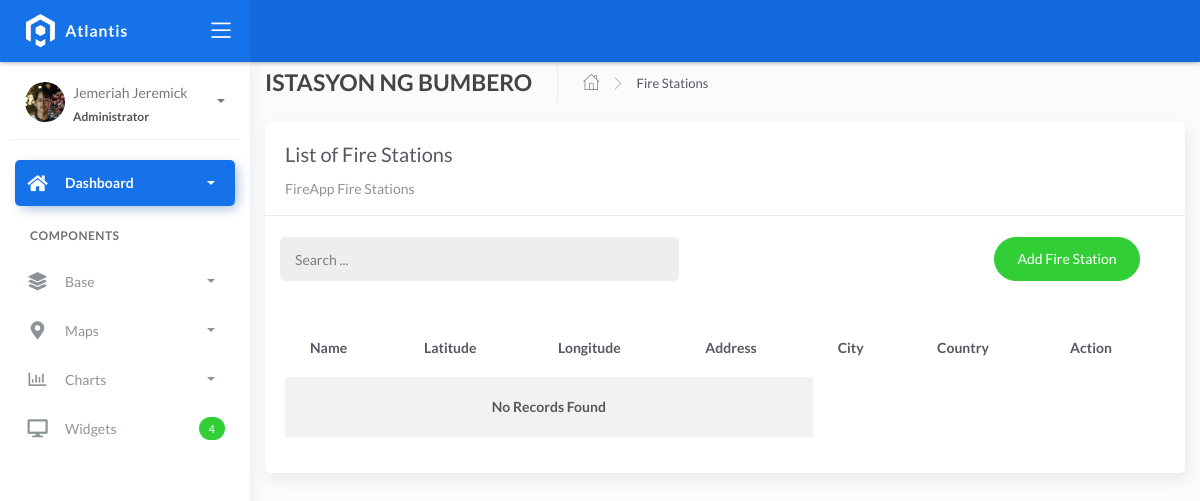
The app's page /firestationlist, older data.
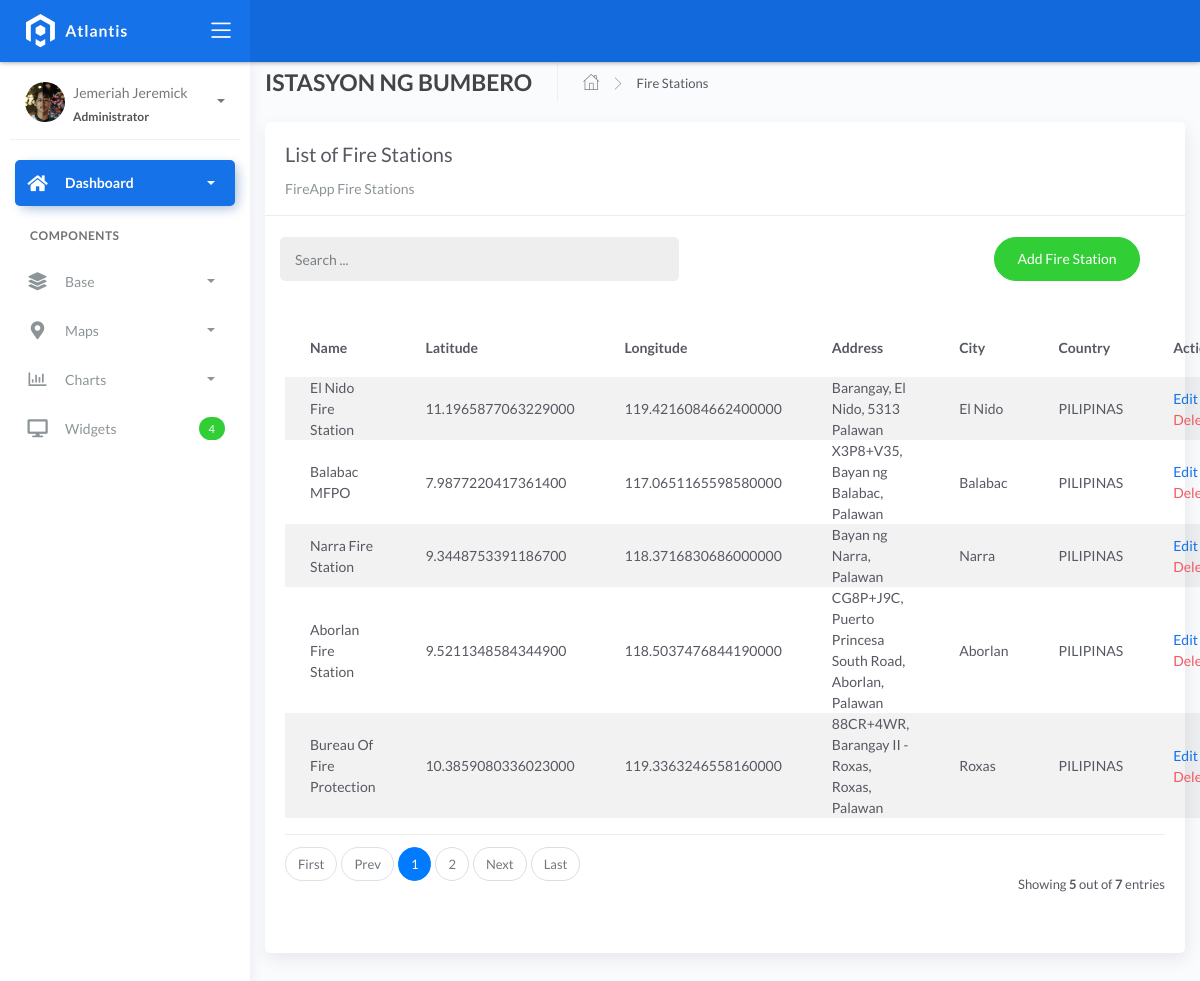
The same page, newer data.
### fire/models.py (models this page shows, shortened)
class BaseModel(models.Model):
    created_at = models.DateTimeField(auto_now_add=True, db_index=True)
    updated_at = models.DateTimeField(auto_now=True)
    class Meta:
        abstract = True

class FireStation(BaseModel):
    name = models.CharField(max_length=150)
    latitude = models.DecimalField(
        max_digits=22, decimal_places=16, null=True, blank=True)
    longitude = models.DecimalField(
        max_digits=22, decimal_places=16, null=True, blank=True)
    address = models.CharField(max_length=150)
    city = models.CharField(max_length=150)
    country = models.CharField(max_length=150)

### fire/views.py (the view)
# urls.py: path('firestationlist', FireStationList.as_view(), name='firestation-list'),
class FireStationList(ListView):
    model = FireStation
    context_object_name = 'firestation'
    template_name = "FireStationlist.html"
    paginate_by = 5
    def get_queryset(self, *args, **kwargs):
        qs = super(FireStationList, self).get_queryset(*args, **kwargs)
        if self.request.GET.get("q") != None:
            query = self.request.GET.get('q')
            qs = qs.filter(Q(name__icontains=query) |
            Q(city__icontains=query) | Q(country__icontains=query))
        return qs

### templates/FireStationList.html (shortened to what this page needs)
{% extends 'base.html' %} {% load static %} {% block content %}
<div class="content">
  <div class="container-fluid">
    <div class="page-header">
      <h4 class="page-title">ISTASYON NG BUMBERO</h4>
      <ul class="breadcrumbs">
        <li class="nav-home">
          <a href="{% url 'home' %}">
            <i class="flaticon-home"></i>
          </a>
        </li>
        <li class="separator">
          <i class="flaticon-right-arrow"></i>
        </li>
        <li class="nav-item">
          <a href="#">Fire Stations</a>
        </li>
      </ul>
    </div>
    <div class="row">
      <div class="col-md-12">
        <div class="card">
          <div class="card-header">
            <div class="card-title">List of Fire Stations</div>
            <div class="card-category">FireApp Fire Stations</div>
          </div>
          <br />
          <div class="col-md-12 row">
            <div class="col-md-6">
              <form
                action=""
                class="navbar-left navbar-form nav-search mr-md-3"
                action="{% url 'firestation-list' %}"
              >
                <div class="input-group">
                  <input
                    type="text"
                    placeholder="Search ..."
                    class="form-control"
                    name="q"
                  />
                  <div class="input-group-append">
                    <span class="input-group-text">
                    </span>
                  </div>
                </div>
              </form>
            </div>
            <div class="col-md-6">
              <div class="pull-right">
                <a
                  href="{% url 'firestation-add' %}"
                  class="btn btn-success btn-rounded"
                  >Add Fire Station</a
                >
              </div>
            </div>
          </div>
          <div class="card-body">
            <table class="table table-striped mt-3">
              <thead>
                <tr>
                  <th scope="col">Name</th>
                  <th scope="col">Latitude</th>
                  <th scope="col">Longitude</th>
                  <th scope="col">Address</th>
                  <th scope="col">City</th>
                  <th scope="col">Country</th>
                  <th scope="col">Action</th>
                </tr>
              </thead>
              <tbody>
                {% for object in object_list %}
                <tr>
                  <td>{{ object.name }}</td>
                  <td>{{ object.latitude }}</td>
                  <td>{{ object.longitude }}</td>
                  <td>{{ object.address }}</td>
                  <td>{{ object.city }}</td>
                  <td>{{ object.country }}</td>
                  <td>
                    <a href="firestationlist/{{ object.id }}">Edit</a>
                    <a
                      href="firestationlist/{{ object.id }}/delete"
                      class="text-danger"
                      >Delete</a
                    >
                  </td>
                </tr>
                {% empty %}
                <tr>
                  <td colspan="4" style="text-align: center">
                    <p class="text-sm font-weight-bold mb-0">
                      No Records Found
                    </p>
                  </td>
                </tr>
                {% endfor %}
              </tbody>
            </table>
            {% include 'includes/pagination.html' %}
          </div>
        </div>
      </div>
    </div>
  </div>
</div>
{% endblock %}

### templates/base.html (shortened to what this page needs)
{% load static %}
<!DOCTYPE html>
<html lang="en">
  <head>
    <link rel="stylesheet" href="{% static 'css/bootstrap.min.css' %}" />
    <link rel="stylesheet" href="{% static 'css/atlantis.min.css' %}" />
    <link rel="stylesheet" href="{% static 'css/demo.css' %}" />
  </head>
  <body>
    <div class="wrapper">
      <div class="main-header">
        <div class="logo-header" data-background-color="blue">
          <a href="{% url 'home' %}" class="logo">
            <img src="{% static 'img/logo.svg' %}" alt="navbar brand" class="navbar-brand" />
          </a>
          <div class="nav-toggle">
            <button class="btn btn-toggle toggle-sidebar">
              <i class="icon-menu"></i>
            </button>
          </div>
        </div>
        <nav class="navbar navbar-header navbar-expand-lg" data-background-color="blue2">
        </nav>
      </div>
      <div class="sidebar sidebar-style-2">
        <div class="sidebar-wrapper scrollbar scrollbar-inner">
          <div class="sidebar-content">
            <div class="user">
              <div class="avatar-sm float-left mr-2">
                <img src="{% static 'img/Admin.png' %}" alt="..." class="avatar-img rounded-circle" />
              </div>
              <div class="info">
                <a data-toggle="collapse" href="#collapseExample" aria-expanded="true">
                  <span>
                    Jemeriah Jeremick
                    <span class="user-level">Administrator</span>
                    <span class="caret"></span>
                  </span>
                </a>
              </div>
            </div>
            <ul class="nav nav-primary">
              <li class="nav-item active">
                <a data-toggle="collapse" href="#dashboard" class="collapsed" aria-expanded="false">
                  <i class="fas fa-home"></i>
                  <p>Dashboard</p>
                  <span class="caret"></span>
                </a>
              </li>
              <li class="nav-section">
                <h4 class="text-section">Components</h4>
              </li>
              <li class="nav-item">
                <a data-toggle="collapse" href="#base">
                  <i class="fas fa-layer-group"></i>
                  <p>Base</p>
                  <span class="caret"></span>
                </a>
              </li>
              <li class="nav-item">
                <a data-toggle="collapse" href="#maps">
                  <i class="fas fa-map-marker-alt"></i>
                  <p>Maps</p>
                  <span class="caret"></span>
                </a>
              </li>
              <li class="nav-item">
                <a data-toggle="collapse" href="#charts">
                  <i class="far fa-chart-bar"></i>
                  <p>Charts</p>
                  <span class="caret"></span>
                </a>
              </li>
              <li class="nav-item">
                <a href="widgets.html">
                  <i class="fas fa-desktop"></i>
                  <p>Widgets</p>
                  <span class="badge badge-success">4</span>
                </a>
              </li>
            </ul>
          </div>
        </div>
      </div>
      <div class="main-panel">
        {% block content %}
        {% endblock %}
      </div>
    </div>
  </body>
</html>

### templates/includes/pagination.html (shortened to what this page needs)
{% if is_paginated %}
<div class="card-footer px-0 border-0 d-flex flex-column flex-lg-row align-items-center justify-content-between mt-3">
  <nav aria-label="Topics pagination" class="mb-4">
    <ul class="pagination">
      {% if page_obj.number > 1 %}
      <li class="page-item">
        <a class="page-link" href="?page=1">First</a>
      </li>
      {% else %}
      <li class="page-item disabled">
        <span class="page-link">First</span>
      </li>
      {% endif %} {% if page_obj.has_previous %}
      <li class="page-item">
        <a class="page-link" href="?page={{ page_obj.previous_page_number }}">Prev</a>
      </li>
      {% else %}
      <li class="page-item disabled">
        <span class="page-link">Prev</span>
      </li>
      {% endif %} {% for page_num in paginator.page_range %} {% if page_obj.number == page_num %}
      <li class="page-item active">
        <span class="page-link">
          {{ page_num }}
        </span>
      </li>
      {% elif page_num > page_obj.number|add:'-3' and page_num < page_obj.number|add:'3' %}
      <li class="page-item">
        <a class="page-link" href="?page={{ page_num }}">{{ page_num }}</a>
      </li>
      {% endif %} {% endfor %} {% if page_obj.has_next %}
      <li class="page-item">
        <a class="page-link" href="?page={{ page_obj.next_page_number }}">Next</a>
      </li>
      {% else %}
      <li class="page-item disabled">
        <span class="page-link">Next</span>
      </li>
      {% endif %} {% if page_obj.number != paginator.num_pages %}
      <li class="page-item">
        <a class="page-link" href="?page={{ paginator.num_pages }}">Last</a>
      </li>
      {% else %}
      <li class="page-item disabled">
        <span class="page-link">Last</span>
      </li>
      {% endif %}
    </ul>
  </nav>
  <div class="fw-normal small mt-4 mt-lg-0">Showing <b>{{object_list.count}}</b> out of <b>{{paginator.count}}</b> entries</div>
</div>
{% endif %}

Row changes from the older to the newer data that the page shows:
added FireStation: name "El Nido Fire Station", latitude "11.1965877063229000", longitude "119.4216084662400000", address "Barangay, El Nido, 5313 Palawan", city "El Nido", country "PILIPINAS"
added FireStation: name "Balabac MFPO", latitude "7.9877220417361400", longitude "117.0651165598580000", address "X3P8+V35, Bayan ng Balabac, Palawan", city "Balabac", country "PILIPINAS"
added FireStation: name "Narra Fire Station", latitude "9.3448753391186700", longitude "118.3716830686000000", address "Bayan ng Narra, Palawan", city "Narra", country "PILIPINAS"
added FireStation: name "Aborlan Fire Station", latitude "9.5211348584344900", longitude "118.5037476844190000", address "CG8P+J9C, Puerto Princesa South Road, Aborlan, Palawan", city "Aborlan", country "PILIPINAS"
added FireStation: name "Bureau Of Fire Protection", latitude "10.3859080336023000", longitude "119.3363246558160000", address "88CR+4WR, Barangay II - Roxas, Roxas, Palawan", city "Roxas", country "PILIPINAS"
Text that changed along with them:
{{ object_list.count }}: (not shown) → "5"
{{ paginator.count }}: (not shown) → "7"
text no longer shown: "No Records Found"
text now shown: "First Prev Next Last Showing out of entries"
new list line: "1"
new list line: "2"
